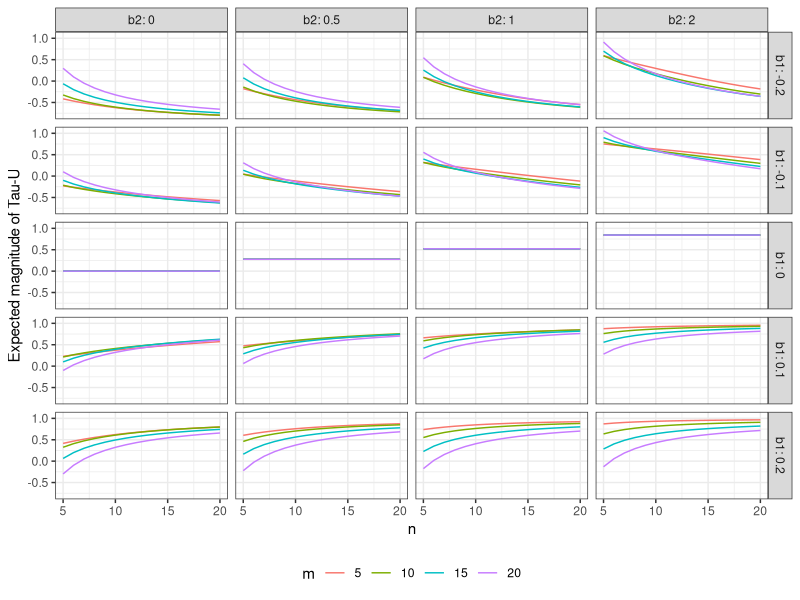

Write R code to recreate this figure.
## ---- chunk 1
E_TauU <- function(b1, b2, m, n) {
  tau_B <- sum(sapply(1:(m - 1), function(i) 
    sum(pnorm(b1 * ((i+1):m - i) / sqrt(2))))) * 4 / (m * (m - 1)) - 1
  tau_P <- sum(sapply(1:m, function(i) 
    sum(pnorm((b1 * (m + 1:n - i) + b2) / sqrt(2))))) * 2 / (m * n) - 1
  tau_P - tau_B * (m - 1) / (2 * n)
}

library(dplyr)
library(tidyr)
b1 <- c(-0.2, -0.1, 0, 0.1, 0.2)
b2 <- c(0, 0.5, 1.0, 2.0)
m <- c(5, 10, 15, 20)
n <- 5:20

expand.grid(b1 = b1, b2 = b2, m = m, n = n) %>%
  group_by(b1, b2, m, n) %>% 
  mutate(TauU = E_TauU(b1, b2, m, n)) ->
  TauU_values
ex <- filter(TauU_values, b1 == -0.2 & b2 == 0)


library(ggplot2)
ggplot(TauU_values, aes(n, TauU, color = factor(m))) + 
  facet_grid(b1 ~ b2, labeller = "label_both") + 
  geom_line() + 
  labs(y = "Expected magnitude of Tau-U", color = "m") + 
  theme_bw() + theme(legend.position = "bottom")
